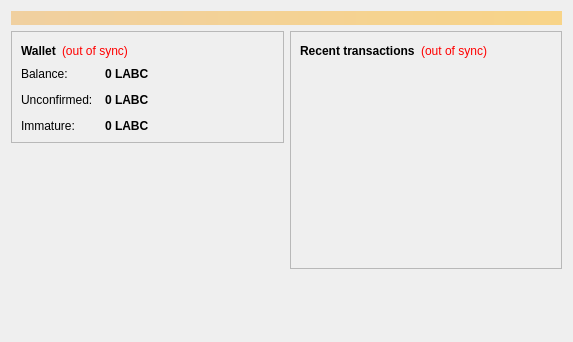
<?xml version="1.0" encoding="UTF-8"?>
<ui version="4.0">
 <class>OverviewPage</class>
 <widget class="QWidget" name="OverviewPage">
  <property name="geometry">
   <rect>
    <x>0</x>
    <y>0</y>
    <width>573</width>
    <height>342</height>
   </rect>
  </property>
  <property name="windowTitle">
   <string>Form</string>
  </property>
  <layout class="QVBoxLayout" name="topLayout">
   <item>
    <widget class="QLabel" name="labelAlerts">
     <property name="visible">
      <bool>false</bool>
     </property>
     <property name="styleSheet">
      <string notr="true">background-color: qlineargradient(x1: 0, y1: 0, x2: 1, y2: 0, stop:0 #F0D0A0, stop:1 #F8D488); color:#000000;</string>
     </property>
     <property name="wordWrap">
      <bool>true</bool>
     </property>
     <property name="margin">
      <number>3</number>
     </property>
    </widget>
   </item>
   <item>
    <layout class="QHBoxLayout" name="horizontalLayout" stretch="1,1">
     <item>
      <layout class="QVBoxLayout" name="verticalLayout_2">
       <item>
        <widget class="QFrame" name="frame">
         <property name="frameShape">
          <enum>QFrame::StyledPanel</enum>
         </property>
         <property name="frameShadow">
          <enum>QFrame::Raised</enum>
         </property>
         <layout class="QVBoxLayout" name="verticalLayout_4">
          <item>
           <layout class="QHBoxLayout" name="horizontalLayout_4">
            <item>
             <widget class="QLabel" name="label_5">
              <property name="font">
               <font>
                <weight>75</weight>
                <bold>true</bold>
               </font>
              </property>
              <property name="text">
               <string>Wallet</string>
              </property>
             </widget>
            </item>
            <item>
             <widget class="QLabel" name="labelWalletStatus">
              <property name="toolTip">
               <string>The displayed information may be out of date. Your wallet automatically synchronizes with the Labcoin network after a connection is established, but this process has not completed yet.</string>
              </property>
              <property name="styleSheet">
               <string notr="true">QLabel { color: red; }</string>
              </property>
              <property name="text">
               <string notr="true">(out of sync)</string>
              </property>
              <property name="alignment">
               <set>Qt::AlignLeading|Qt::AlignLeft|Qt::AlignVCenter</set>
              </property>
             </widget>
            </item>
            <item>
             <spacer name="horizontalSpacer_2">
              <property name="orientation">
               <enum>Qt::Horizontal</enum>
              </property>
              <property name="sizeHint" stdset="0">
               <size>
                <width>40</width>
                <height>20</height>
               </size>
              </property>
             </spacer>
            </item>
           </layout>
          </item>
          <item>
           <layout class="QFormLayout" name="formLayout_2">
            <property name="fieldGrowthPolicy">
             <enum>QFormLayout::AllNonFixedFieldsGrow</enum>
            </property>
            <property name="horizontalSpacing">
             <number>12</number>
            </property>
            <property name="verticalSpacing">
             <number>12</number>
            </property>
            <item row="0" column="0">
             <widget class="QLabel" name="label">
              <property name="text">
               <string>Balance:</string>
              </property>
             </widget>
            </item>
            <item row="0" column="1">
             <widget class="QLabel" name="labelBalance">
              <property name="font">
               <font>
                <weight>75</weight>
                <bold>true</bold>
               </font>
              </property>
              <property name="cursor">
               <cursorShape>IBeamCursor</cursorShape>
              </property>
              <property name="toolTip">
               <string>Your current balance</string>
              </property>
              <property name="text">
               <string notr="true">0 LABC</string>
              </property>
              <property name="textInteractionFlags">
               <set>Qt::LinksAccessibleByMouse|Qt::TextSelectableByKeyboard|Qt::TextSelectableByMouse</set>
              </property>
             </widget>
            </item>
            <item row="1" column="0">
             <widget class="QLabel" name="label_3">
              <property name="text">
               <string>Unconfirmed:</string>
              </property>
             </widget>
            </item>
            <item row="1" column="1">
             <widget class="QLabel" name="labelUnconfirmed">
              <property name="font">
               <font>
                <weight>75</weight>
                <bold>true</bold>
               </font>
              </property>
              <property name="cursor">
               <cursorShape>IBeamCursor</cursorShape>
              </property>
              <property name="toolTip">
               <string>Total of transactions that have yet to be confirmed, and do not yet count toward the current balance</string>
              </property>
              <property name="text">
               <string notr="true">0 LABC</string>
              </property>
              <property name="textInteractionFlags">
               <set>Qt::LinksAccessibleByMouse|Qt::TextSelectableByKeyboard|Qt::TextSelectableByMouse</set>
              </property>
             </widget>
            </item>
            <item row="2" column="0">
             <widget class="QLabel" name="labelImmatureText">
              <property name="text">
               <string>Immature:</string>
              </property>
             </widget>
            </item>
            <item row="2" column="1">
             <widget class="QLabel" name="labelImmature">
              <property name="font">
               <font>
                <weight>75</weight>
                <bold>true</bold>
               </font>
              </property>
              <property name="toolTip">
               <string>Mined balance that has not yet matured</string>
              </property>
              <property name="text">
               <string notr="true">0 LABC</string>
              </property>
              <property name="textInteractionFlags">
               <set>Qt::LinksAccessibleByMouse|Qt::TextSelectableByKeyboard|Qt::TextSelectableByMouse</set>
              </property>
             </widget>
            </item>
           </layout>
          </item>
         </layout>
        </widget>
       </item>
       <item>
        <spacer name="verticalSpacer">
         <property name="orientation">
          <enum>Qt::Vertical</enum>
         </property>
         <property name="sizeHint" stdset="0">
          <size>
           <width>20</width>
           <height>40</height>
          </size>
         </property>
        </spacer>
       </item>
      </layout>
     </item>
     <item>
      <layout class="QVBoxLayout" name="verticalLayout_3">
       <item>
        <widget class="QFrame" name="frame_2">
         <property name="frameShape">
          <enum>QFrame::StyledPanel</enum>
         </property>
         <property name="frameShadow">
          <enum>QFrame::Raised</enum>
         </property>
         <layout class="QVBoxLayout" name="verticalLayout">
          <item>
           <layout class="QHBoxLayout" name="horizontalLayout_2">
            <item>
             <widget class="QLabel" name="label_4">
              <property name="text">
               <string>&lt;b&gt;Recent transactions&lt;/b&gt;</string>
              </property>
             </widget>
            </item>
            <item>
             <widget class="QLabel" name="labelTransactionsStatus">
              <property name="toolTip">
               <string>The displayed information may be out of date. Your wallet automatically synchronizes with the Labcoin network after a connection is established, but this process has not completed yet.</string>
              </property>
              <property name="styleSheet">
               <string notr="true">QLabel { color: red; }</string>
              </property>
              <property name="text">
               <string notr="true">(out of sync)</string>
              </property>
              <property name="alignment">
               <set>Qt::AlignRight|Qt::AlignTrailing|Qt::AlignVCenter</set>
              </property>
             </widget>
            </item>
            <item>
             <spacer name="horizontalSpacer">
              <property name="orientation">
               <enum>Qt::Horizontal</enum>
              </property>
              <property name="sizeHint" stdset="0">
               <size>
                <width>40</width>
                <height>20</height>
               </size>
              </property>
             </spacer>
            </item>
           </layout>
          </item>
          <item>
           <widget class="QListView" name="listTransactions">
            <property name="styleSheet">
             <string notr="true">QListView { background: transparent; }</string>
            </property>
            <property name="frameShape">
             <enum>QFrame::NoFrame</enum>
            </property>
            <property name="verticalScrollBarPolicy">
             <enum>Qt::ScrollBarAlwaysOff</enum>
            </property>
            <property name="horizontalScrollBarPolicy">
             <enum>Qt::ScrollBarAlwaysOff</enum>
            </property>
            <property name="selectionMode">
             <enum>QAbstractItemView::NoSelection</enum>
            </property>
           </widget>
          </item>
         </layout>
        </widget>
       </item>
       <item>
        <spacer name="verticalSpacer_2">
         <property name="orientation">
          <enum>Qt::Vertical</enum>
         </property>
         <property name="sizeHint" stdset="0">
          <size>
           <width>20</width>
           <height>40</height>
          </size>
         </property>
        </spacer>
       </item>
      </layout>
     </item>
    </layout>
   </item>
  </layout>
 </widget>
 <resources/>
 <connections/>
</ui>
